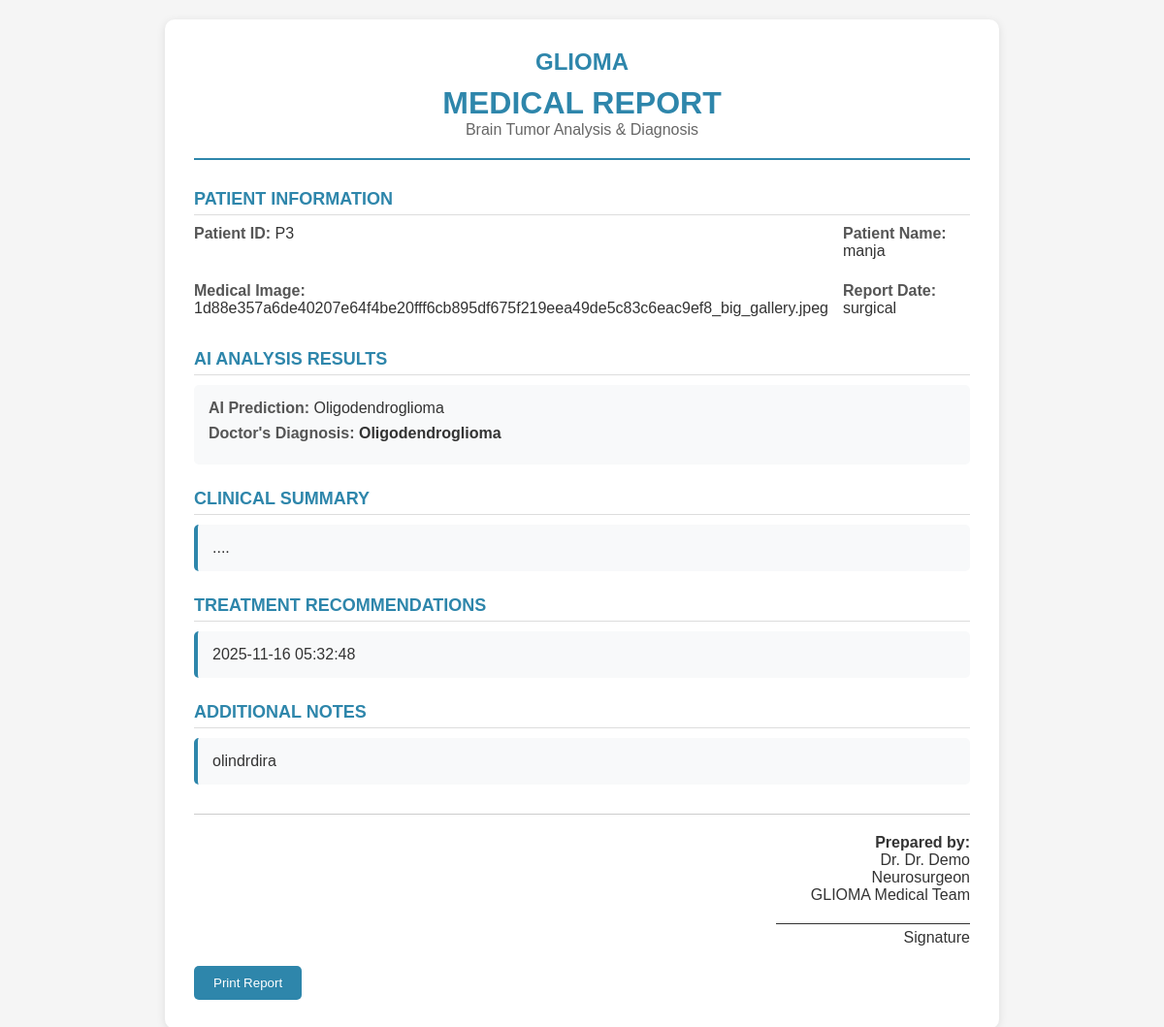
The page /view_doctor_report/2 (signed in) on the database its author committed.
### tables this page shows
CREATE TABLE doctor_feedback (
            id INTEGER PRIMARY KEY AUTOINCREMENT,
            doctor_id INTEGER NOT NULL,
            user_id INTEGER,
            filename TEXT NOT NULL,
            predicted_class TEXT,
            corrected_class TEXT,
            notes TEXT,
            created_at DATETIME DEFAULT CURRENT_TIMESTAMP, clinical_summary TEXT, treatment_recommendations TEXT,
            FOREIGN KEY (doctor_id) REFERENCES doctors (id)
        );

CREATE TABLE users (
            id INTEGER PRIMARY KEY AUTOINCREMENT,
            name TEXT NOT NULL,
            email TEXT UNIQUE NOT NULL,
            phone TEXT NOT NULL,
            password TEXT NOT NULL
        );

CREATE TABLE doctors (
            id INTEGER PRIMARY KEY AUTOINCREMENT,
            name TEXT NOT NULL,
            email TEXT UNIQUE NOT NULL,
            password TEXT NOT NULL
        );

### app.py (the view)
@app.route('/view_doctor_report/<int:report_id>')
def view_doctor_report(report_id):
    conn = get_db_connection()
    cursor = conn.cursor()
    cursor.execute('''
        SELECT df.*, d.name as doctor_name, u.name as patient_name,
               p.predicted_class, p.accuracy, p.area_mm2, p.volume_cm3, p.severity
        FROM doctor_feedback df
        JOIN doctors d ON df.doctor_id = d.id
        LEFT JOIN users u ON df.user_id = u.id
        LEFT JOIN predictions p ON df.filename = p.filename AND df.user_id = p.user_id
        WHERE df.id = ?
    ''', (report_id,))
    report_row = cursor.fetchone()
    conn.close()
    if not report_row:
        return "Report not found", 404
    report = {
        'id': report_row[0],
        'doctor_id': report_row[1],
        'user_id': report_row[2],
        'filename': report_row[3],
        'predicted_class': report_row[4],
        'corrected_class': report_row[5],
        'clinical_summary': report_row[6] or 'Clinical examination completed. Imaging reviewed with AI assistance.',
        'treatment_recommendations': report_row[7] or 'Please follow up with specialist care plan. Contact treating physician for detailed recommendations.',
        'notes': report_row[8] or 'Patient should schedule follow-up appointment within 48 hours. Monitor symptoms closely.',
        'created_at': report_row[9],
        'doctor_name': report_row[10] or 'Dr. Demo',
        'patient_name': report_row[11] or f'Patient ID: {report_row[1]}',
        'accuracy': report_row[12] if report_row[12] is not None else 'N/A',
        'area_mm2': report_row[13] if report_row[13] is not None else 'N/A',
        'volume_cm3': report_row[14] if report_row[14] is not None else 'N/A',
        'severity': report_row[15] or 'Medium'
    }
    return render_template('doctor_report_view.html', report=report)

### templates/doctor_report_view.html (shortened to what this page needs)
<!DOCTYPE html>
<html lang="en">
<head>
</head>
<body>
    <div class="report-container">
        <div class="logo">GLIOMA</div>
        <div class="header">
            <h1>MEDICAL REPORT</h1>
            <div class="subtitle">Brain Tumor Analysis & Diagnosis</div>
        </div>
        <div class="section">
            <div class="section-title">PATIENT INFORMATION</div>
            <div class="info-grid">
                <div class="info-item">
                    <span class="info-label">Patient ID:</span> P{{ report.user_id }}
                </div>
                <div class="info-item">
                    <span class="info-label">Patient Name:</span> {{ report.patient_name or 'Not specified' }}
                </div>
                <div class="info-item">
                    <span class="info-label">Medical Image:</span> {{ report.filename }}
                </div>
                <div class="info-item">
                    <span class="info-label">Report Date:</span> {{ report.created_at }}
                </div>
            </div>
        </div>
        <div class="section">
            <div class="section-title">AI ANALYSIS RESULTS</div>
            <div class="patient-info">
                <div class="info-item">
                    <span class="info-label">AI Prediction:</span> {{ report.predicted_class }}
                </div>
                <div class="info-item">
                    <span class="info-label">Doctor's Diagnosis:</span>
                    <strong>{{ report.corrected_class if report.corrected_class else report.predicted_class }}</strong>
                </div>
            </div>
        </div>
        {% if report.clinical_summary %}
        <div class="section">
            <div class="section-title">CLINICAL SUMMARY</div>
            <div class="content-box">
                {{ report.clinical_summary | replace('\n', '<br>') | safe }}
            </div>
        </div>
        {% endif %}
        {% if report.treatment_recommendations %}
        <div class="section">
            <div class="section-title">TREATMENT RECOMMENDATIONS</div>
            <div class="content-box">
                {{ report.treatment_recommendations | replace('\n', '<br>') | safe }}
            </div>
        </div>
        {% endif %}
        {% if report.notes %}
        <div class="section">
            <div class="section-title">ADDITIONAL NOTES</div>
            <div class="content-box">
                {{ report.notes | replace('\n', '<br>') | safe }}
            </div>
        </div>
        {% endif %}
        <div class="doctor-signature">
            <div><strong>Prepared by:</strong></div>
            <div>Dr. {{ report.doctor_name }}</div>
            <div>Neurosurgeon</div>
            <div>GLIOMA Medical Team</div>
            <div class="signature-line"></div>
            <div>Signature</div>
        </div>
        <button class="print-btn" onclick="window.print()">Print Report</button>
    </div>
</body>
</html>

### templates/doctor_report_view.html (style rules this page uses)
body { font-family: Arial, sans-serif; margin: 0; padding: 20px; background: #f5f5f5; color: #333; }
.report-container { max-width: 800px; margin: 0 auto; background: white; padding: 30px; border-radius: 10px; box-shadow: 0 2px 10px rgba(0,0,0,0.1); }
.header { text-align: center; border-bottom: 2px solid #2E86AB; padding-bottom: 20px; margin-bottom: 30px; }
.header h1 { color: #2E86AB; margin: 0; }
.header .subtitle { color: #666; font-size: 16px; }
.section { margin-bottom: 25px; }
.section-title { color: #2E86AB; border-bottom: 1px solid #ddd; padding-bottom: 5px; margin-bottom: 10px; font-size: 18px; font-weight: bold; }
.patient-info { background: #f8f9fa; padding: 15px; border-radius: 5px; margin: 10px 0; }
.info-grid { display: grid; grid-template-columns: 1fr 1fr; gap: 15px; }
.info-item { margin-bottom: 8px; }
.info-label { font-weight: bold; color: #555; }
.doctor-signature { border-top: 1px solid #ccc; padding-top: 20px; margin-top: 30px; text-align: right; }
.signature-line { border-top: 1px solid #333; width: 200px; margin: 20px 0 5px auto; }
.content-box { background: #f8f9fa; padding: 15px; border-radius: 5px; margin: 10px 0; border-left: 4px solid #2E86AB; }
.print-btn { background: #2E86AB; color: white; border: none; padding: 10px 20px; border-radius: 5px; cursor: pointer; margin-top: 20px; }
.logo { text-align: center; font-size: 24px; font-weight: bold; color: #2E86AB; margin-bottom: 10px; }

### rows shown on the page
doctor_feedback: user_id "3", filename "1d88e357a6de40207e64f4be20fff6cb895df675f219eea49de5c83c6eac9ef8_big_gallery.jpeg", created_at "surgical", predicted_class "Oligodendroglioma", corrected_class "Oligodendroglioma", clinical_summary "....", treatment_recommendations "2025-11-16 05:32:48", notes "olindrdira"
users: name "manja"
doctors: doctor_name "Dr. Demo"
